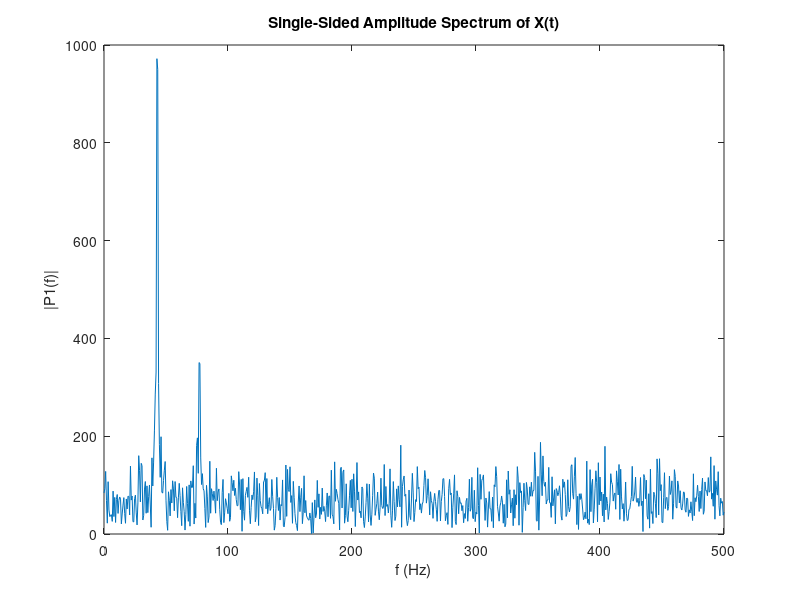

Recreate this plot in MATLAB.
% In the following exercise, you will use a Fourier transform to find 
% the frequency components of a signal buried in noise. Specify the 
% parameters of a signal with a sampling frequency of 1 kHz and a signal 
% duration of 1.5 seconds.

% To implement the 1st stage FFT, you can use the following steps:

% Define a signal. In this case (amplitude = A, frequency = f)

% signal = A*sin(2*pi*f*t)

% Run the FFT for the signal using the MATLAB FFT function for the dimension of samples N.

% signal_fft = fft(signal,N);

% This returns the N-point DFT. If N is not specified, signal_fft is the same size as signal.

% The output of FFT processing of a signal is a complex number a+jb. Since we just care about the magnitude we take the absolute value sqrt(a^2+b^2) of the complex number.

% signal_fft = abs(signal_fft);

% FFT output generates a mirror image of the signal. But we are only interested in the positive half of signal length L since it is the replica of the negative half and has all the information we need.

% signal_fft  = signal_fft(1:L/2+1)       

% Plot this output against frequency.

% You can use the following MATLAB starter code:

Fs = 1000;            % Sampling frequency                    
T = 1/Fs;             % Sampling period       
L = 1500;             % Length of signal
t = (0:L-1)*T;        % Time vector
A1 = 0.7;             % Amplitude
A2 = 2;               % Amplitude
% TODO: Form a signal containing a 77 Hz sinusoid of amplitude 0.7 
% and a 43Hz sinusoid of amplitude 2.
S = A1*sin(2*pi*77*t)+A2*sin(2*pi*43*t);

% Corrupt the signal with noise 
X = S + 2*randn(size(t));

% Plot the noisy signal in the time domain. It is difficult to identify the frequency components by looking at the signal X(t). 
plot(1000*t(1:50) ,X(1:50))
title('Signal Corrupted with Zero-Mean Random Noise')
xlabel('t (milliseconds)')
ylabel('X(t)')

% TODO : Compute the Fourier transform of the signal. 
signal_fft = fft(X);

% TODO : Compute the two-sided spectrum P2. Then compute the single-sided 
% spectrum P1 based on P2 and the even-valued signal length L.
P2 = abs(signal_fft);
P1  = P2(1:L/2+1);       

% Plotting
f = Fs*(0:(L/2))/L;
plot(f,P1) 
title('Single-Sided Amplitude Spectrum of X(t)')
xlabel('f (Hz)')
ylabel('|P1(f)|')


